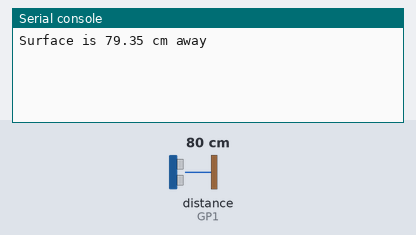
This program was run on a simulated Raspberry Pi Pico running CircuitPython. Parts: the last lines printed to the serial console. The test bench sets the inputs (shaded band); at power-on: distance to the obstacle (sensor on GP1) 80 cm. The echo pulse lasts 58.3 µs per cm.

Above: at 1.2 s.
1.3 s: distance to the obstacle (sensor on GP1) set to 2 cm
At 3.0 s:
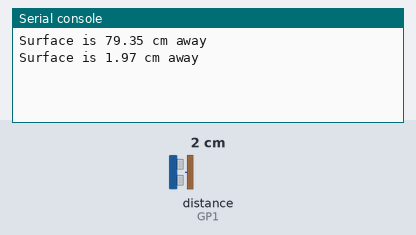
3.1 s: distance to the obstacle (sensor on GP1) set to 4 cm
At 6.4 s:
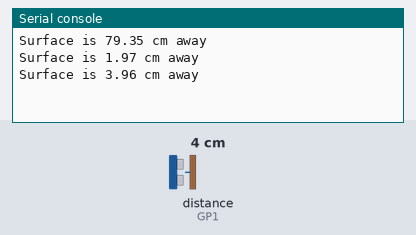
Timing chart, 0 to 7.9 s (numbered marks = the images above; inputs shaded):
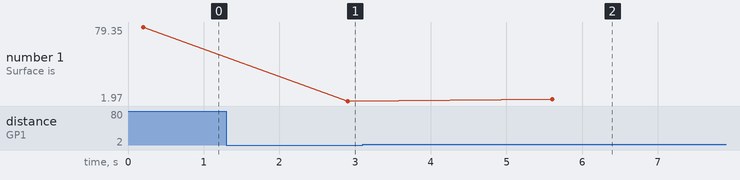

Measured:
- after the input at 1.3 s, the serial console: prints a new line after 1.6 s (image 1)
- after the input at 3.1 s, the serial console: prints a new line after 2.5 s (image 2)
- plotted number 1: 79.35 → 1.97 after the input at 1.3 s, 1.97 → 3.96 after the input at 3.1 s

The program:

rp2040-sonar-auto.py
```python
# Radar callable by function
# by Consiliarius

"""
STARTUP SECTION: Runs once
"""

# Import required modules
import board
import pulseio
import time

# Create the class to control the sensor
class GroveUltrasonicTransceiver(object):
    # At initialisation, bind a pin (GP1) to receive digital pulses, and store one pulse at a time as variable
    def __init__(self):
        self.listen =pulseio.PulseIn(board.GP1,maxlen=1)

    # Send, receive and interpret pulses to/from the sensor
    def _get_distance(self):
        # Ensure the pin value is 0
        self.listen.pause()
        self.listen.clear()
        # Define & set other required variables to zero.
        self.ping =0
        self.distance=0

        # Transmit a single pulse of 10microseconds to the sensor/tranceiver:
        # This will trigger one ping (and one ping only, Vassily!) to be sent,
        # and give time for returning pulse to be read and saved
        self.listen.resume(10)
        time.sleep(0.1)

        # Stop listening for pulses, set the pulse length (microseconds) as ping,
        self.listen.pause()
        self.ping =self.listen[0]

        # Calculate distance and round to two decimals for readability;
        # the distance to an object is one half of:
        # speed of sound (in cm/microseconds) * length of pulse (in microseconds)
        distance =round((self.ping  * 0.034027 / 2),2)
        return distance

    # Output the distance as an attribute
    def get_distance(self):
        while True:
            dist = self._get_distance()
            if dist:
                return dist

# Call the transceiver class
GUT = GroveUltrasonicTransceiver()


"""
RUN LOOP: Runs indefinitely
"""

while True:
    # Check the transceiver is sending realistic values back (max range ~350-400cm)...
    if GUT.get_distance() < 400:
        print('Surface is {} cm away'.format(GUT.get_distance()))
    # ...and alert if value can't be trusted
    else:
        print('Surface is over 4m away')
    # Wait a moment, then go again
    time.sleep(2.5)
```
